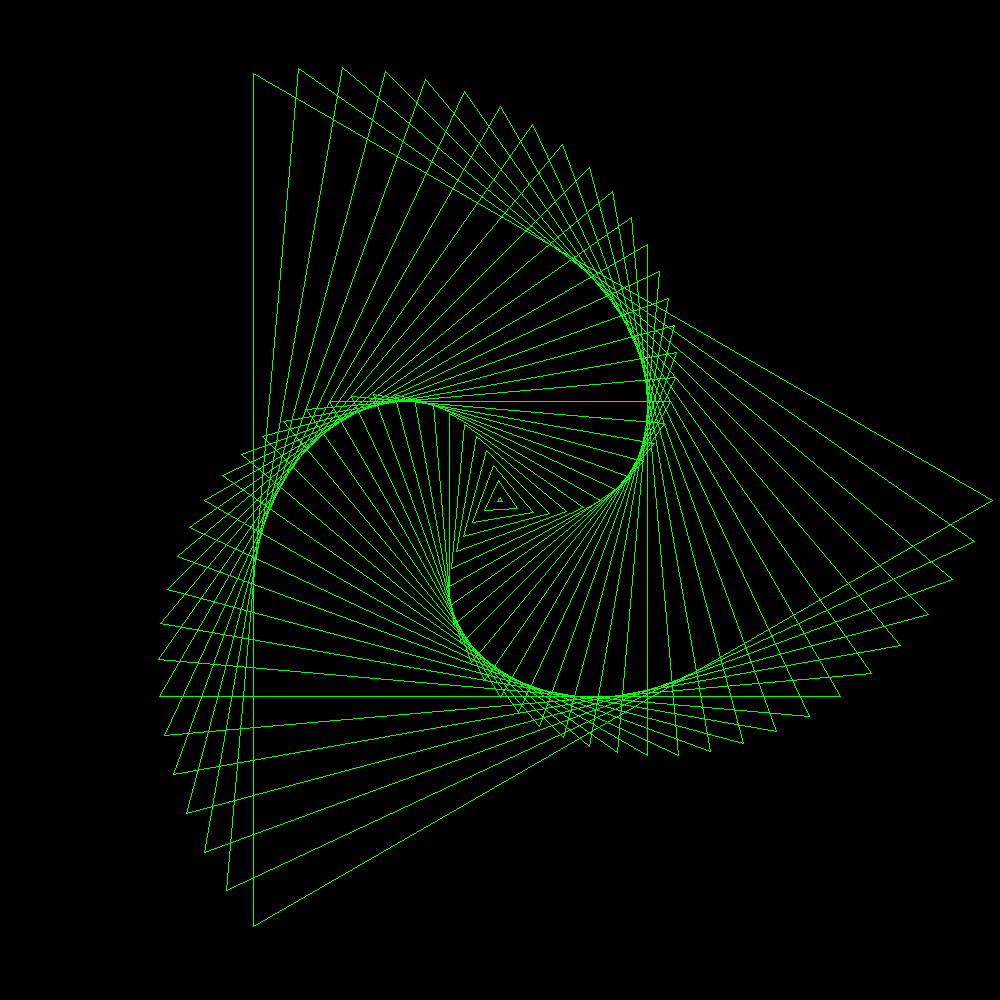

Here is the Python script that generated this plot:
from PIL import Image, ImageDraw

# Setup
img_width = 1000
img_height = 1000
img = Image.new("RGB", (img_width, img_height))
draw = ImageDraw.Draw(img)

# Draw
radius = 3
for i in range(31):
    draw.regular_polygon((500, 500, radius+(i*16)), 3, outline='lime', rotation=i*5)
    radius = radius * 1.05

# Saves the picture
img_path = __file__.replace('.py', '.png')
img.save(img_path)
print(f'Saved {img_path}')
img.show()
